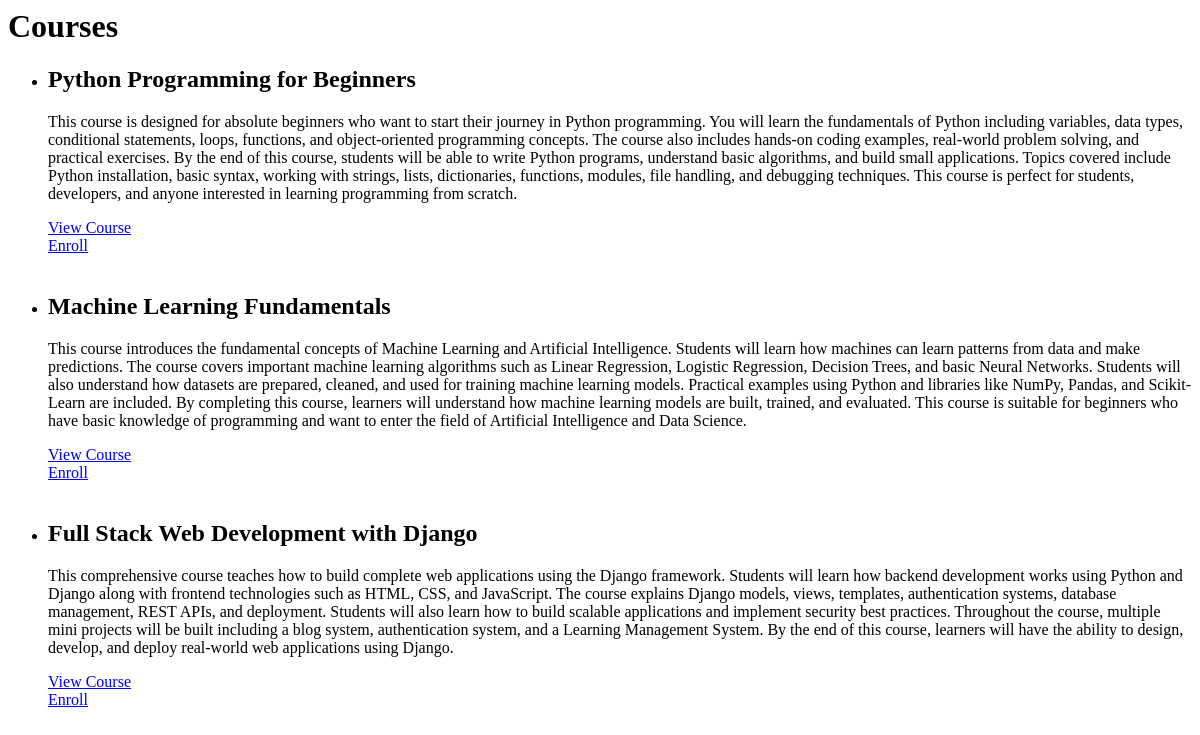
Page /courses/ on the earlier database version.
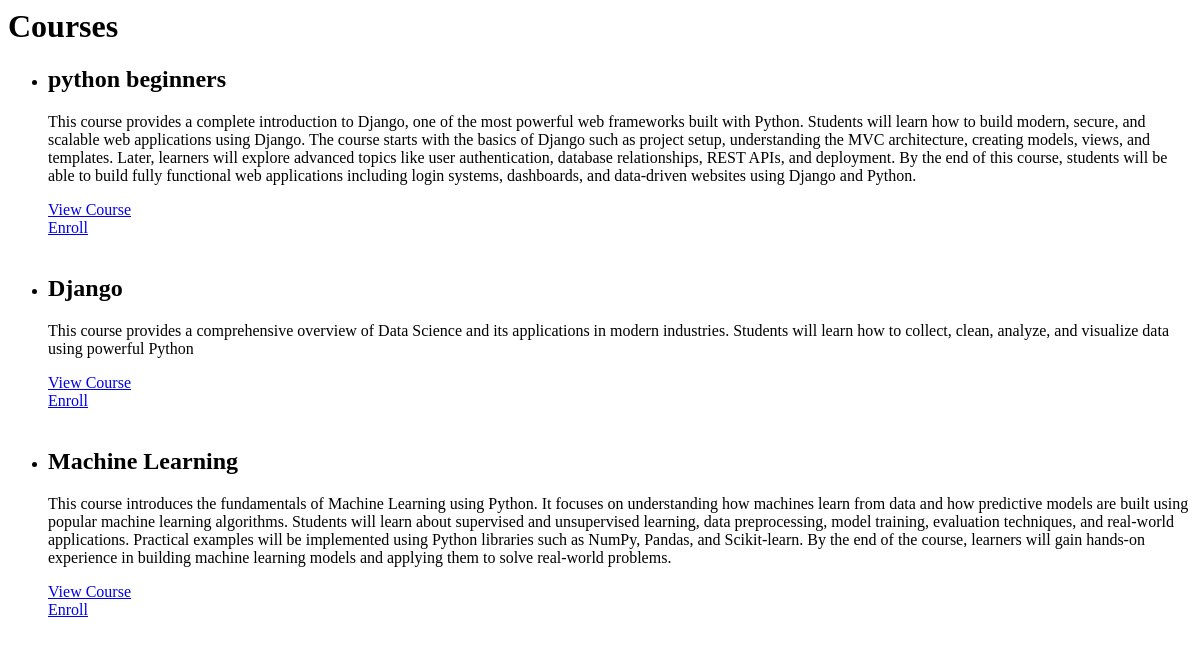
Same page on the later database version.
### lms_admin/models.py (models this page shows, shortened)
class Course(models.Model):
    title = models.CharField(max_length=200)
    description = models.TextField()
    image = models.ImageField(upload_to='course_images/')
    is_premium = models.BooleanField(default=False)

### lms_admin/views.py (the view)
# urls.py: path('courses/', views.course_list, name='courses'),
def course_list(request):
    courses = Course.objects.all()
    return render(request, "course_list.html", {
        "courses": courses
    })

### lms_admin/templates/course_list.html
<h1>Courses</h1>
<ul>
{% for course in courses %}
<li>
<h2>{{ course.title }}</h2>
<p>{{ course.description }}</p>
<a href="/course/{{ course.id }}/">View Course</a>
<br>
<a href="/enroll/{{ course.id }}/">Enroll</a>
</li>
<br>
{% endfor %}
</ul>

Differences in the rows shown:
removed Course: title "Full Stack Web Development with Django", description "This comprehensive course teaches how to build complete web applications using the Django framework. Students will learn how backend development works using Python and Django along with frontend technologies such as HTML, CSS, and JavaScript. The course explains Django models, views, templates, authentication systems, database management, REST APIs, and deployment. Students will also learn how to build scalable applications and implement security best practices. Throughout the course, multiple mini projects will be built including a blog system, authentication system, and a Learning Management System. By the end of this course, learners will have the ability to design, develop, and deploy…"
changed Course: title "Python Programming for Beginners" → "python beginners"; description "This course is designed for absolute beginners who want to start their journey in Python programming. You will learn the fundamentals of Python including variables, data types, conditional statements, loops, functions, and object-oriented programming concepts. The course also includes hands-on coding examples, real-world problem solving, and practical exercises. By the end of this course, students will be able to write Python programs, understand basic algorithms, and build small applications. Topics covered include Python installation, basic syntax, working with strings, lists, dictionaries, functions, modules, file handling, and debugging techniques. This course is perfect for students,…" → "This course provides a complete introduction to Django, one of the most powerful web frameworks built with Python. Students will learn how to build modern, secure, and scalable web applications using Django. The course starts with the basics of Django such as project setup, understanding the MVC architecture, creating models, views, and templates. Later, learners will explore advanced topics like user authentication, database relationships, REST APIs, and deployment. By the end of this course, students will be able to build fully functional web applications including login systems, dashboards, and data-driven websites using Django and Python."
changed Course: title "Machine Learning Fundamentals" → "Django"; description "This course introduces the fundamental concepts of Machine Learning and Artificial Intelligence. Students will learn how machines can learn patterns from data and make predictions. The course covers important machine learning algorithms such as Linear Regression, Logistic Regression, Decision Trees, and basic Neural Networks. Students will also understand how datasets are prepared, cleaned, and used for training machine learning models. Practical examples using Python and libraries like NumPy, Pandas, and Scikit-Learn are included. By completing this course, learners will understand how machine learning models are built, trained, and evaluated. This course is suitable for beginners who have…" → "This course provides a comprehensive overview of Data Science and its applications in modern industries. Students will learn how to collect, clean, analyze, and visualize data using powerful Python"
added Course: title "Machine Learning", description "This course introduces the fundamentals of Machine Learning using Python. It focuses on understanding how machines learn from data and how predictive models are built using popular machine learning algorithms. Students will learn about supervised and unsupervised learning, data preprocessing, model training, evaluation techniques, and real-world applications. Practical examples will be implemented using Python libraries such as NumPy, Pandas, and Scikit-learn. By the end of the course, learners will gain hands-on experience in building machine learning models and applying them to solve real-world problems."
